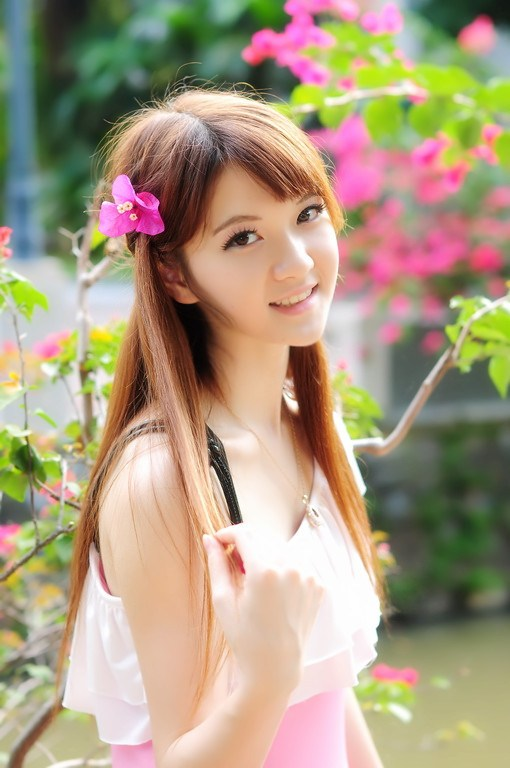
#> input picture pil/hu.jpg, 510 x 768 px
$ python transpose.py
#> lines starting #> are read from the running program, lines starting #| are printed output that depends on the picture
# coding:utf-8

import Image

image = Image.open('hu.jpg')
#> image is the input picture: PIL image 510x768 RGB; mean R, G, B 171.7, 155.2, 129.4
# 格外应该注意这里 接受一个元组参数
image.resize((200, 200))
# 链式的调用可以显示改变的效果，换行了貌似就不行了。:-)
image.rotate(45) # 旋转45°
image.transpose(Image.FLIP_LEFT_RIGHT).show() # 左右对换
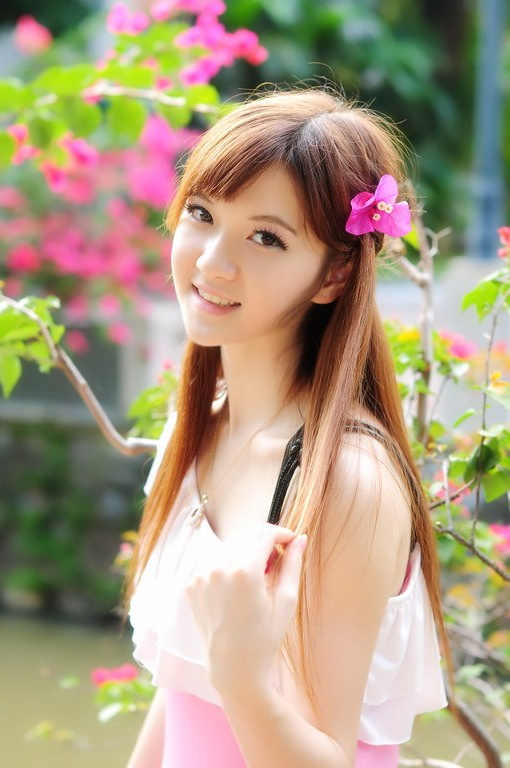
#> shown: PIL image 510x768 RGB; mean R, G, B 171.7, 155.2, 129.4
image.transpose(Image.FLIP_TOP_BOTTOM).show() # 上下对换
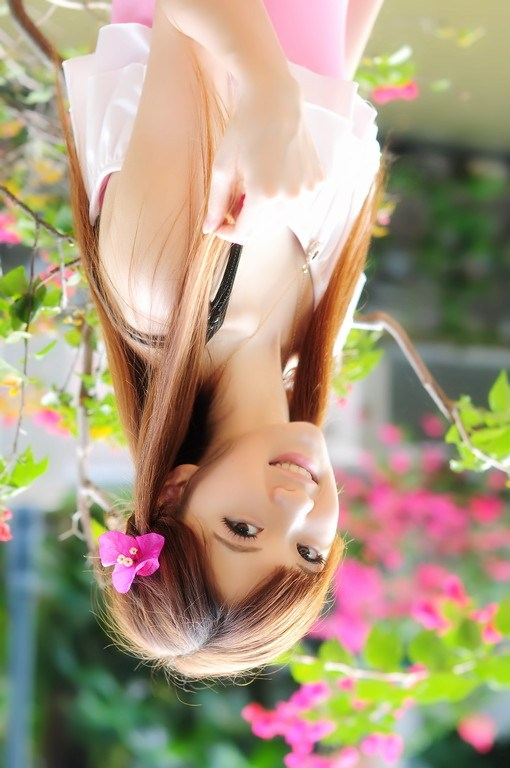
#> shown: PIL image 510x768 RGB; mean R, G, B 171.7, 155.2, 129.4
image.transpose(Image.ROTATE_90).show()       # 旋转90°
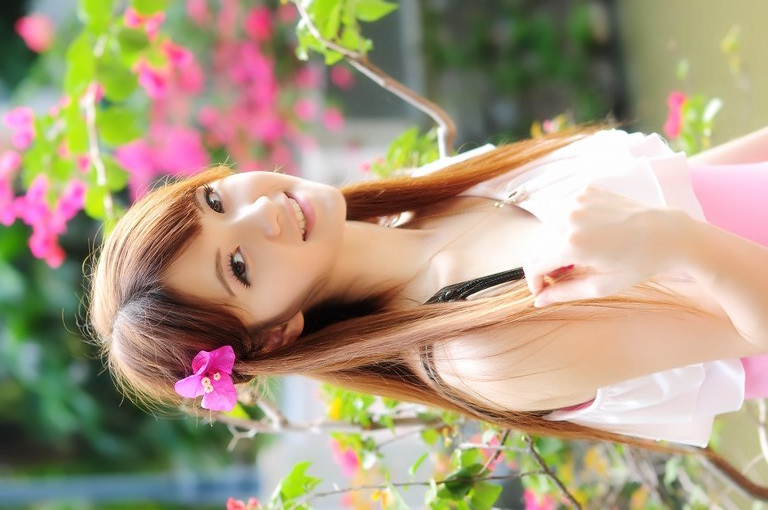
#> shown: PIL image 768x510 RGB; mean R, G, B 171.7, 155.2, 129.4

$ run again, with pil/koera.jpg copied over pil/hu.jpg
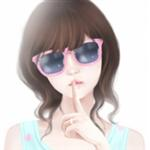
#> input picture pil/koera.jpg, 150 x 150 px
#> image is the input picture: PIL image 150x150 RGB; mean R, G, B 204, 195.8, 194.4
#> `image.transpose(Image.FLIP_TOP_BOTTOM).show()`:
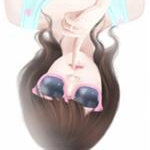
#> shown: PIL image 150x150 RGB; mean R, G, B 204, 195.8, 194.4
#> `image.transpose(Image.ROTATE_90).show()`:
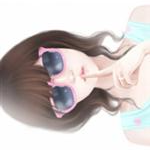
#> shown: PIL image 150x150 RGB; mean R, G, B 204, 195.8, 194.4
